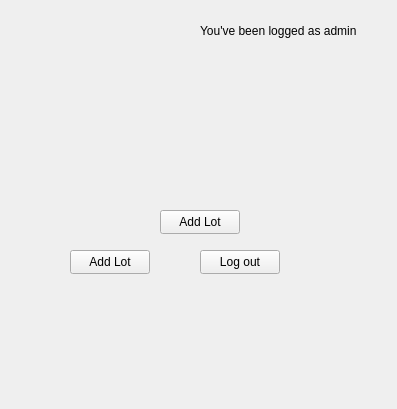
<?xml version="1.0" encoding="UTF-8"?>
<ui version="4.0">
 <class>Form</class>
 <widget class="QWidget" name="Form">
  <property name="geometry">
   <rect>
    <x>0</x>
    <y>0</y>
    <width>397</width>
    <height>409</height>
   </rect>
  </property>
  <property name="windowTitle">
   <string>Form</string>
  </property>
  <widget class="QLabel" name="label">
   <property name="geometry">
    <rect>
     <x>200</x>
     <y>20</y>
     <width>161</width>
     <height>21</height>
    </rect>
   </property>
   <property name="text">
    <string>You've been logged as admin</string>
   </property>
  </widget>
  <widget class="QPushButton" name="logOutButton">
   <property name="geometry">
    <rect>
     <x>200</x>
     <y>250</y>
     <width>80</width>
     <height>24</height>
    </rect>
   </property>
   <property name="text">
    <string>Log out</string>
   </property>
  </widget>
  <widget class="QPushButton" name="addLotButton">
   <property name="geometry">
    <rect>
     <x>70</x>
     <y>250</y>
     <width>80</width>
     <height>24</height>
    </rect>
   </property>
   <property name="text">
    <string>Add Lot</string>
   </property>
  </widget>
  <widget class="QPushButton" name="addLotButton_2">
   <property name="geometry">
    <rect>
     <x>160</x>
     <y>210</y>
     <width>80</width>
     <height>24</height>
    </rect>
   </property>
   <property name="text">
    <string>Add Lot</string>
   </property>
  </widget>
 </widget>
 <resources/>
 <connections/>
</ui>
